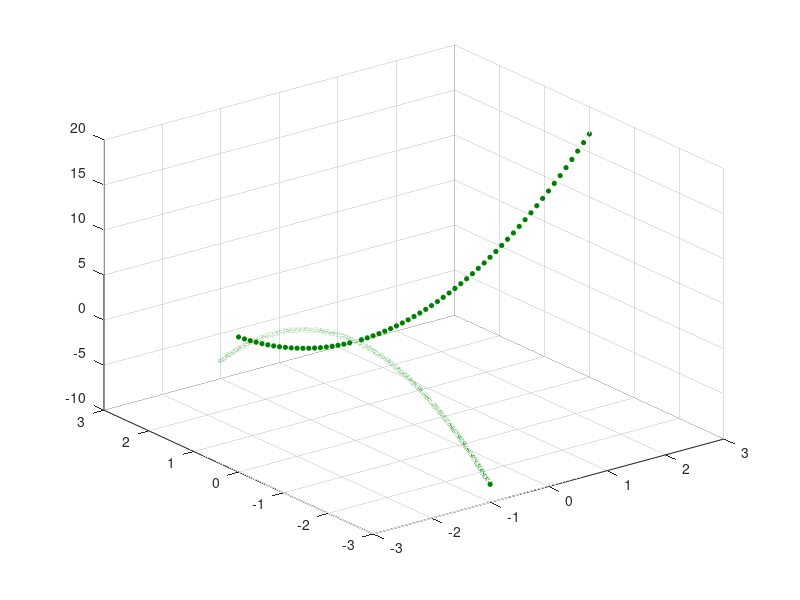

Write MATLAB code to recreate this figure. (Note: this script raises an error after producing the figure.)
clear all; close all; clc

a = -3:.01:3;

L = length(a);

x = zeros(61,L);
y = zeros(61,L);
f = zeros(61,L);
fcomplex = zeros(61,L);

for k = -30:30
  b = -(k/10) + a*i;
  f(k+31,:) = b.^2 + 2.*b +2;
  
  fcomplex(k+31,:) = f(k+31,:);  %<--save all solutions (also complex)

  for c = 1:L
    if isreal( f(k+31,c) ) == 0 
      f(k+31,c) = nan;             %<--set complex intries in f to 0
    end
  end
  
  x(k+31,:) = real(b);
  y(k+31,:) = imag(b);
end

%%%%%%%%%% PLOT SHOWING REAL f-VALUES %%%%%%%%%%%
figure;
color = [ 0 .5 0 ];
for e = 1:61
  scatter3(x(e,:),y(e,:),f(e,:), 10,...
                                 'filled',...
                                 'MarkerFaceColor', color,...
                                 'MarkerEdgeColor', color)
  hold on
end

%%%%% SELECT WHAT TO PLOT %%%%%%
printReal = 1;                %%
printImag = 0;                %%
printAbs = 0;                 %%
print0plane = 1;              %%
printSol = 1;                 %%
%%%%%%%%%%%%%%%%%%%%%%%%%%%%%%%%

%%%%%%%%%% ADDING PLANE OF REAL PARTS OF ALL f-VALUES %%%%%%%%%%
if printReal == 1
  f = real(fcomplex);
  surf(x,y,f, 'EdgeColor', 'none', 'FaceAlpha', '.5')
end
hold on

%%%%%%%%%% ADDING PLANE OF COMPLEX PARTS OF ALL f-VALUES %%%%%%%%%%
if printImag == 1
  f = imag(fcomplex);
  surf(x,y,f, 'EdgeColor', 'none', 'FaceAlpha', '.5')
end

%%%%%%%%%% ADDING PLANE OF ABSOLUTE OF ALL f-VALUES %%%%%%%%%%
if printAbs == 1
  f = abs(fcomplex);
  surf(x,y,f, 'EdgeColor', 'none', 'FaceAlpha', '.5')
end

%%%%%%%%%% ADDING f = 0 PLANE %%%%%%%%%%%
if print0plane == 1
  [xx,yy] = meshgrid(-3:0.1:3, -3:0.1:3);
  zz = 0*xx+0*yy;
  surf(xx,yy,zz, 'EdgeColor', 'none', 'FaceColor', 'b', 'FaceAlpha', '.7')
end

%%%%%%%%% ADDING SOLUTIONS %%%%%%%%%
if printSol == 1
  syms x;
  f = x^2 + 2*x + 2
  sol = solve( f == 0, x )
  scatter3(real(sol),imag(sol), [0 0], 80, 'r', 'filled')
end

